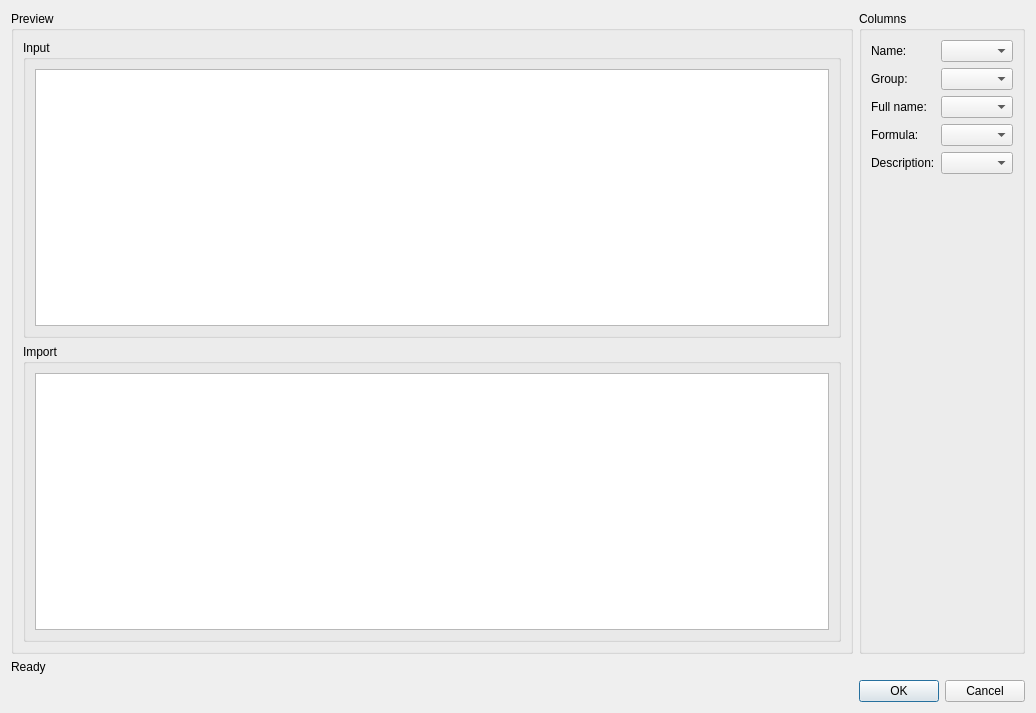
<?xml version="1.0" encoding="UTF-8"?>
<ui version="4.0">
 <class>DialogKnownMeasurementsCSVColumns</class>
 <widget class="QDialog" name="DialogKnownMeasurementsCSVColumns">
  <property name="geometry">
   <rect>
    <x>0</x>
    <y>0</y>
    <width>1036</width>
    <height>713</height>
   </rect>
  </property>
  <property name="windowTitle">
   <string>Dialog</string>
  </property>
  <layout class="QVBoxLayout" name="verticalLayout_4">
   <item>
    <layout class="QHBoxLayout" name="horizontalLayout">
     <item>
      <widget class="QGroupBox" name="groupBox">
       <property name="sizePolicy">
        <sizepolicy hsizetype="Preferred" vsizetype="Preferred">
         <horstretch>1</horstretch>
         <verstretch>0</verstretch>
        </sizepolicy>
       </property>
       <property name="title">
        <string>Preview</string>
       </property>
       <layout class="QVBoxLayout" name="verticalLayout_3">
        <item>
         <widget class="QGroupBox" name="groupBox_2">
          <property name="title">
           <string>Input</string>
          </property>
          <layout class="QVBoxLayout" name="verticalLayout_2">
           <item>
            <widget class="QTableWidget" name="tableWidgetInput">
             <attribute name="verticalHeaderVisible">
              <bool>false</bool>
             </attribute>
            </widget>
           </item>
          </layout>
         </widget>
        </item>
        <item>
         <widget class="QGroupBox" name="groupBox_3">
          <property name="title">
           <string>Import</string>
          </property>
          <layout class="QVBoxLayout" name="verticalLayout">
           <item>
            <widget class="QTableWidget" name="tableWidgetImport">
             <attribute name="verticalHeaderVisible">
              <bool>false</bool>
             </attribute>
            </widget>
           </item>
          </layout>
         </widget>
        </item>
       </layout>
      </widget>
     </item>
     <item>
      <widget class="QGroupBox" name="groupBox_4">
       <property name="title">
        <string>Columns</string>
       </property>
       <layout class="QFormLayout" name="formLayout">
        <property name="fieldGrowthPolicy">
         <enum>QFormLayout::AllNonFixedFieldsGrow</enum>
        </property>
        <property name="horizontalSpacing">
         <number>6</number>
        </property>
        <item row="0" column="0">
         <widget class="QLabel" name="labelName">
          <property name="text">
           <string notr="true">Name:</string>
          </property>
         </widget>
        </item>
        <item row="0" column="1">
         <widget class="QComboBox" name="comboBoxName"/>
        </item>
        <item row="1" column="0">
         <widget class="QLabel" name="labelGroup">
          <property name="text">
           <string notr="true">Group:</string>
          </property>
         </widget>
        </item>
        <item row="1" column="1">
         <widget class="QComboBox" name="comboBoxGroup"/>
        </item>
        <item row="2" column="0">
         <widget class="QLabel" name="labelFullName">
          <property name="text">
           <string>Full name:</string>
          </property>
         </widget>
        </item>
        <item row="2" column="1">
         <widget class="QComboBox" name="comboBoxFullName"/>
        </item>
        <item row="3" column="0">
         <widget class="QLabel" name="labelFormula">
          <property name="text">
           <string notr="true">Formula:</string>
          </property>
         </widget>
        </item>
        <item row="3" column="1">
         <widget class="QComboBox" name="comboBoxFormula"/>
        </item>
        <item row="4" column="0">
         <widget class="QLabel" name="labelDescription">
          <property name="text">
           <string>Description:</string>
          </property>
         </widget>
        </item>
        <item row="4" column="1">
         <widget class="QComboBox" name="comboBoxDescription"/>
        </item>
       </layout>
      </widget>
     </item>
    </layout>
   </item>
   <item>
    <widget class="QLabel" name="labelStatus">
     <property name="text">
      <string>Ready</string>
     </property>
    </widget>
   </item>
   <item>
    <widget class="QDialogButtonBox" name="buttonBox">
     <property name="orientation">
      <enum>Qt::Horizontal</enum>
     </property>
     <property name="standardButtons">
      <set>QDialogButtonBox::Cancel|QDialogButtonBox::Ok</set>
     </property>
    </widget>
   </item>
  </layout>
 </widget>
 <resources/>
 <connections>
  <connection>
   <sender>buttonBox</sender>
   <signal>accepted()</signal>
   <receiver>DialogKnownMeasurementsCSVColumns</receiver>
   <slot>accept()</slot>
   <hints>
    <hint type="sourcelabel">
     <x>248</x>
     <y>254</y>
    </hint>
    <hint type="destinationlabel">
     <x>157</x>
     <y>274</y>
    </hint>
   </hints>
  </connection>
  <connection>
   <sender>buttonBox</sender>
   <signal>rejected()</signal>
   <receiver>DialogKnownMeasurementsCSVColumns</receiver>
   <slot>reject()</slot>
   <hints>
    <hint type="sourcelabel">
     <x>316</x>
     <y>260</y>
    </hint>
    <hint type="destinationlabel">
     <x>286</x>
     <y>274</y>
    </hint>
   </hints>
  </connection>
 </connections>
</ui>
